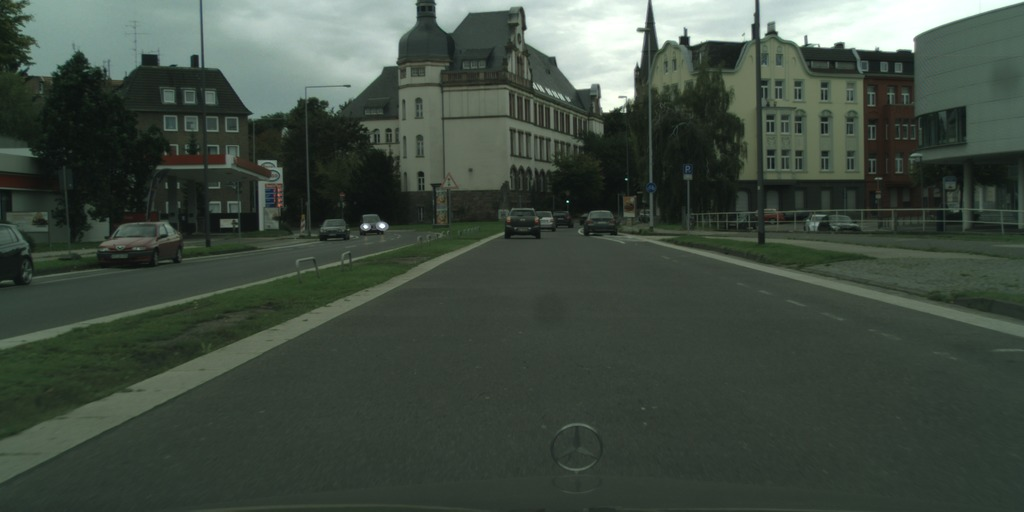
#> input picture UNIT/inputs/city_example.jpg, 1024 x 512 px; its folder holds only this picture in this run
$ python -i data.py   (imports and definitions only)
#> lines starting #> are read from the running program, lines starting #| are printed output that depends on the picture; after the words box and inside, x2 and y2 are one past the last pixel; in counts of white or black regions, pixels touching at a corner belong together
"""
Copyright (C) 2018 NVIDIA Corporation.  All rights reserved.
Licensed under the CC BY-NC-SA 4.0 license (https://creativecommons.org/licenses/by-nc-sa/4.0/legalcode).
"""
import torch.utils.data as data
import os.path
import numpy as np
import random
import scipy.ndimage as ndimage
import skimage.measure as measure
from PIL import Image
import sys
ee = sys.float_info.epsilon

def keep_largest_mask(image_original):
    image = np.copy(image_original)
    image[image > (image.min() + 0.005)] = 1
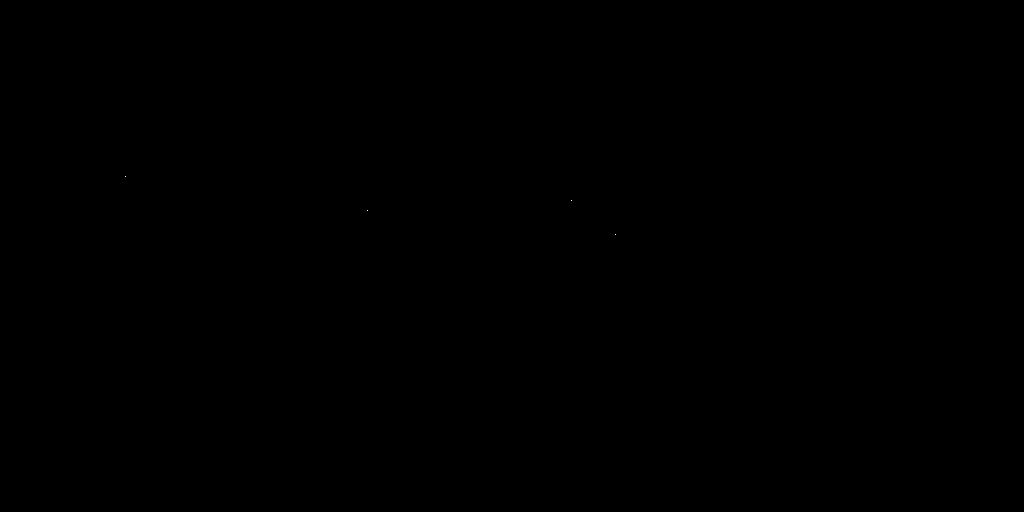
#> image: shape (512, 1024); values 1 (black) and 12 (white), 0% white in thin lines or dots, all inside (x1, y1, x2, y2) = (125, 176, 616, 235)
    image[image < 1] = 0
    xx = ndimage.morphology.binary_dilation(image, iterations=2).astype(int)
#> xx: shape (512, 1024) int64; every value is 1
    xxx = ndimage.morphology.binary_fill_holes(xx).astype(int)
    labels_mask = measure.label(xxx)
    regions = measure.regionprops(labels_mask)
#> regions = 1 regions; box (x1, y1, x2, y2) and area: (0, 0, 1024, 512) 524288
    regions.sort(key=lambda x: x.area, reverse=True)
    if len(regions) > 1:
        for rg in regions[1:]:
            labels_mask[rg.coords[:, 0], rg.coords[:, 1]] = 0
    labels_mask[labels_mask != 0] = 1
    mask = labels_mask
    return mask


# [68 lines left out: functions keep_largest, identify_black, identify_black_test, not called in this run]


def default_loader(path):
    return Image.open(path).convert('RGB')


# [11 lines left out: function default_flist_reader, not called in this run]


class ImageFilelist(data.Dataset):
    # [14 lines left out: functions __init__, __getitem__, not called in this run]

    def __len__(self):
        return len(self.imlist)


class ImageLabelFilelist(data.Dataset):
    # [16 lines left out: functions __init__, __getitem__, not called in this run]

    def __len__(self):
        return len(self.imgs)

###############################################################################
# Code from
# https://github.com/pytorch/vision/blob/master/torchvision/datasets/folder.py
# Modified the original code so that it also loads images from the current
# directory as well as the subdirectories
###############################################################################
import torch
import torch.utils.data as data

from PIL import Image
import os
import os.path

IMG_EXTENSIONS = [
    '.jpg', '.JPG', '.jpeg', '.JPEG',
    '.png', '.PNG', '.ppm', '.PPM', '.bmp', '.BMP',
]


def is_image_file(filename):
    return any(filename.endswith(extension) for extension in IMG_EXTENSIONS)


# [11 lines left out: function make_dataset, not called in this run]


class ImageFolder(data.Dataset):

    # [16 lines left out: functions __init__, __getitem__, not called in this run]

    def __len__(self):
        return len(self.imgs)


class templatedataset(data.Dataset):
    # [40 lines left out: functions __init__, __len__, __getitem__, not called in this run]

class templatedataset_test(data.Dataset):
    # [14 lines left out: function __init__, not called in this run]

    def __len__(self):
        length = self.n_pat
        return length

    # [10 lines left out: function __getitem__, not called in this run]

class templatedatasetA(data.Dataset):
    # [17 lines left out: function __init__, not called in this run]

    def __len__(self):
        length = self.n_pat * (120)
        return length

    # [13 lines left out: function __getitem__, not called in this run]

class templatedatasetB(data.Dataset):
    # [17 lines left out: function __init__, not called in this run]

    def __len__(self):
        length = self.n_pat * (140)
        return length

    # [13 lines left out: function __getitem__, not called in this run]

class templatedatasetA_bis(data.Dataset):
    # [62 lines left out: functions __init__, __len__, __getitem__, not called in this run]

class templatedatasetB_bis(data.Dataset):
    # [64 lines left out: functions __init__, __len__, __getitem__, not called in this run]

class templatedatasetnew(data.Dataset):
    # [12 lines left out: function __init__, not called in this run]

    def __len__(self):
        length = self.n_pat
        return length

    # [24 lines left out: function __getitem__, not called in this run]


class templatedatasetnew_test(data.Dataset):
    # [12 lines left out: function __init__, not called in this run]

    def __len__(self):
        length = self.n_pat
        return length

    # [36 lines left out: function __getitem__, not called in this run]

>>> import cv2
>>> picture = cv2.imread('inputs/city_example.jpg', cv2.IMREAD_GRAYSCALE)
>>> result = keep_largest_mask(picture)
